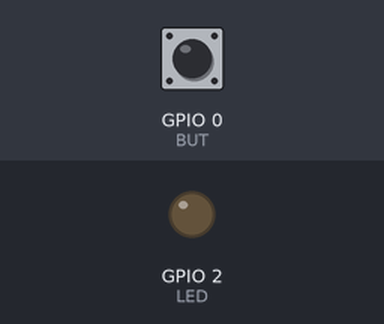
A program run on a simulated ESP32 board running MicroPython. On the bench: output pins drawn as LEDs (lit = HIGH). The test bench sets the inputs (shaded band); at power-on: GPIO 0 (BUT) HIGH.

Above: at 1.2 s.
1.3 s: GPIO 0 (BUT) pulled LOW for 0.15 s
At 1.37 s:
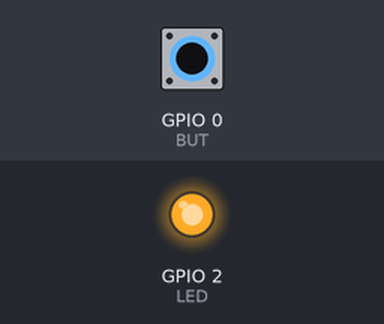
2.9 s: GPIO 0 (BUT) pulled LOW for 3.2 s
At 6.9 s:
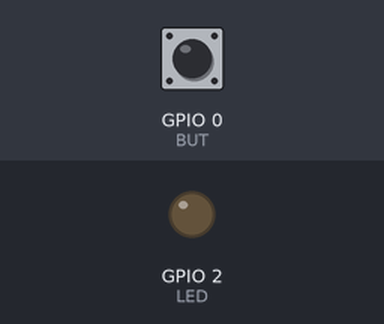
Timing chart, 0 to 8.4 s (numbered marks = the images above; inputs shaded):
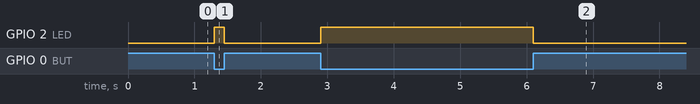

Measured:
- after the input at 1.3 s, GPIO 2 (LED): LOW → HIGH at once, → LOW 0.15 s later
- after the input at 2.9 s, GPIO 2 (LED): LOW → HIGH at once, → LOW 3.2 s later

The program:

BtnInteraction.py
```python
from machine import Pin
import time

LED = Pin(2, Pin.OUT)  #Pin 2 as Output(LED)
BUT = Pin(0, Pin.IN)    #Pin 0 as Input btn

while True:
    but_status = BUT.value()
    if(but_status==False):
        LED.value(1)
    else:
        LED.value(0)
```
